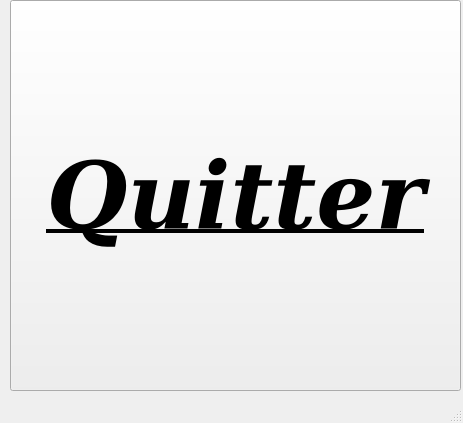
<?xml version="1.0" encoding="UTF-8"?>
<ui version="4.0">
 <class>BanqueMainWindow</class>
 <widget class="QMainWindow" name="BanqueMainWindow">
  <property name="geometry">
   <rect>
    <x>0</x>
    <y>0</y>
    <width>463</width>
    <height>423</height>
   </rect>
  </property>
  <property name="windowTitle">
   <string>BanqueMainWindow</string>
  </property>
  <widget class="QWidget" name="centralwidget">
   <widget class="QPushButton" name="pushButton">
    <property name="geometry">
     <rect>
      <x>10</x>
      <y>0</y>
      <width>451</width>
      <height>391</height>
     </rect>
    </property>
    <property name="font">
     <font>
      <family>DejaVu Serif</family>
      <pointsize>70</pointsize>
      <weight>75</weight>
      <italic>true</italic>
      <bold>true</bold>
      <underline>true</underline>
     </font>
    </property>
    <property name="cursor">
     <cursorShape>CrossCursor</cursorShape>
    </property>
    <property name="text">
     <string>Quitter</string>
    </property>
   </widget>
  </widget>
  <widget class="QMenuBar" name="menubar">
   <property name="geometry">
    <rect>
     <x>0</x>
     <y>0</y>
     <width>463</width>
     <height>21</height>
    </rect>
   </property>
  </widget>
  <widget class="QStatusBar" name="statusbar"/>
 </widget>
 <resources/>
 <connections>
  <connection>
   <sender>pushButton</sender>
   <signal>clicked()</signal>
   <receiver>BanqueMainWindow</receiver>
   <slot>close()</slot>
   <hints>
    <hint type="sourcelabel">
     <x>191</x>
     <y>380</y>
    </hint>
    <hint type="destinationlabel">
     <x>145</x>
     <y>520</y>
    </hint>
   </hints>
  </connection>
 </connections>
</ui>
